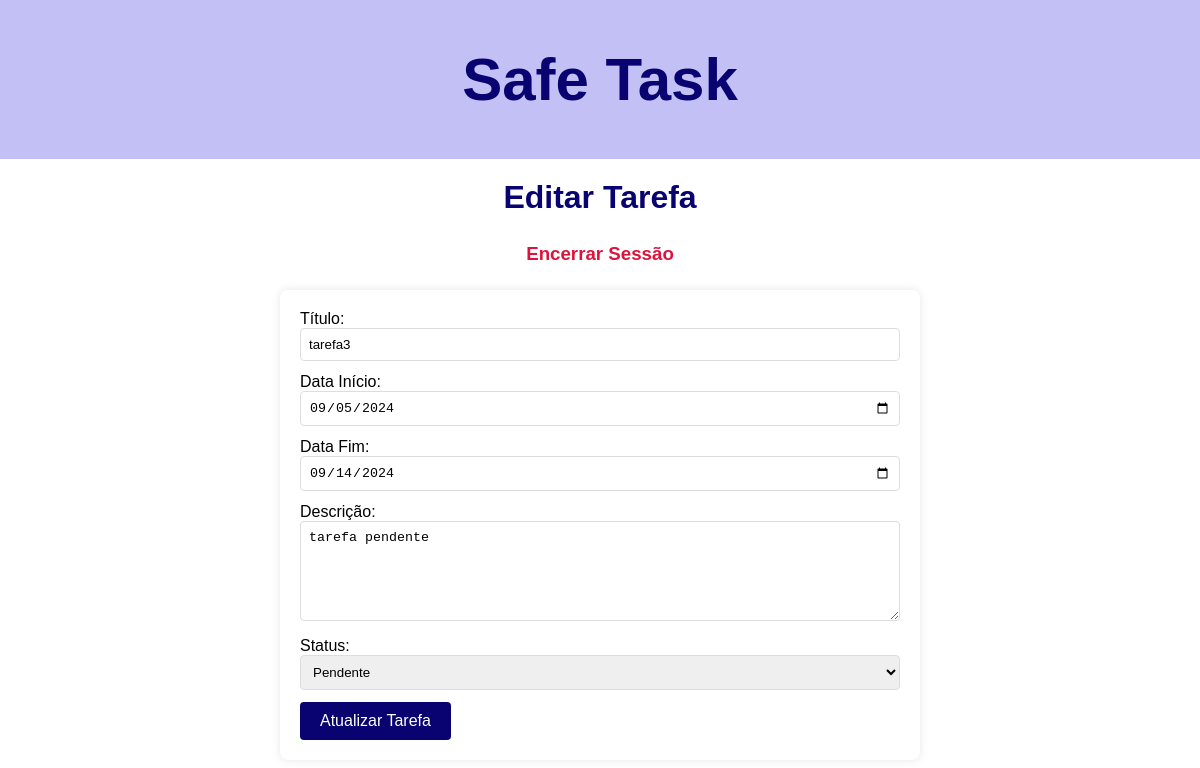
The page /editar_tarefa/4 on the database its author committed.
### models.py (models this page shows)
class Tarefa(db.Model):
    __tablename__ = 'tarefas'
    id = db.Column(db.Integer, primary_key=True, autoincrement=True)
    titulo = db.Column(db.String(150), nullable=False)
    data_inicio = db.Column(db.Date, nullable=False)
    data_fim = db.Column(db.Date, nullable=False)
    descricao = db.Column(db.Text, nullable=False)
    status = db.Column(db.String(20), nullable=False)
    usuario_id = db.Column(db.Integer, db.ForeignKey('usuarios.id'), nullable=False)

### app.py (the view, shortened to what this page needs)
@app.route('/editar_tarefa/<int:tarefa_id>', methods=['GET', 'POST'])
def editar_tarefa(tarefa_id):
    tarefa = db.session.query(Tarefa).filter_by(id=tarefa_id).first()
    if request.method == 'GET':
       return render_template('editar_tarefa.html', tarefa=tarefa)

### templates/editar_tarefa.html (shortened to what this page needs)
<!DOCTYPE html>
<html lang="pt-br">
<head>
    <link rel="stylesheet" href="{{ url_for('static', filename='style_editar.css') }}">
</head>
<header>
    <div class="namepagina">
        <h1>Safe Task</h1>
    </div>
</header>
<body>
    <h1 class="editar_tarefa">Editar Tarefa</h1>
    <h3 class="logout-container"><a href="/" class="logout"> Encerrar Sessão</a></h3>
    <form action="/editar_tarefa/{{ tarefa.id }}" method="POST">
        <label for="titulo">Título:</label>
        <input type="text" name="titulo" id="titulo" value="{{ tarefa.titulo }}" required><br>
        <label for="data_inicio">Data Início:</label>
        <input type="date" name="data_inicio" id="data_inicio" value="{{ tarefa.data_inicio }}" required><br>
        <label for="data_fim">Data Fim:</label>
        <input type="date" name="data_fim" id="data_fim" value="{{ tarefa.data_fim }}" required><br>
        <label for="descricao">Descrição:</label>
        <textarea name="descricao" id="descricao" required>{{ tarefa.descricao }}</textarea><br>
        <label for="status">Status:</label>
        <select name="status" id="status" required>
            <option value="pendente" {% if tarefa.status == 'pendente' %}selected{% endif %}>Pendente</option>
        </select><br>
        <button type="submit">Atualizar Tarefa</button>
    </form>
</body>
</html>

### static/style_editar.css (style rules this page uses)
body { margin: 0; padding: 0; height: 100%; font-family: Arial, Helvetica, sans-serif; }
.logout-container { display: flex; justify-content: center; align-items: center; margin: 10px 0; }
.logout { color: crimson; text-decoration: none; padding: 5px; border: none; font-weight: bold; }
.namepagina { color: #080370; background-color: #c3c0f6; padding: 5px; text-align: center; font-family: Arial, Helvetica, sans-serif; font-size: 30px; }
.editar_tarefa { color: #080370; text-align: center; margin-top: 20px; }
form { max-width: 600px; margin: 20px auto; padding: 20px; border-radius: 8px; box-shadow: 0 0 10px rgba(0, 0, 0, 0.1); }
input[type="text"], input[type="date"], textarea, select { width: 100%; padding: 8px; margin-bottom: 12px; border: 1px solid #ddd; border-radius: 4px; box-sizing: border-box; }
textarea { resize: vertical; min-height: 100px; }
button[type="submit"] { background-color: #080370; color: #ffffff; border: none; padding: 10px 20px; font-size: 16px; border-radius: 4px; cursor: pointer; }

### rows shown on the page
Tarefa: titulo "tarefa3", data_inicio "09/05/2024", data_fim "09/14/2024", descricao "tarefa pendente", status "Pendente"
